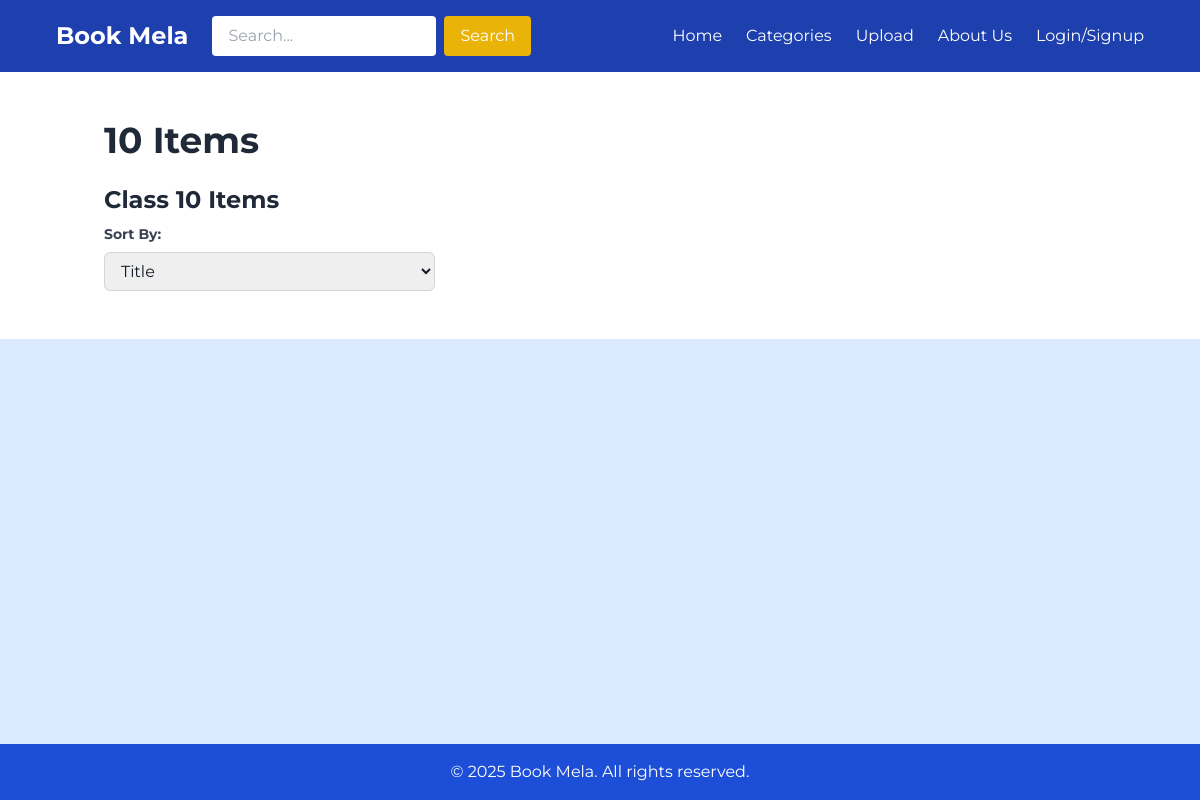
The app's page /categories/10, older data.
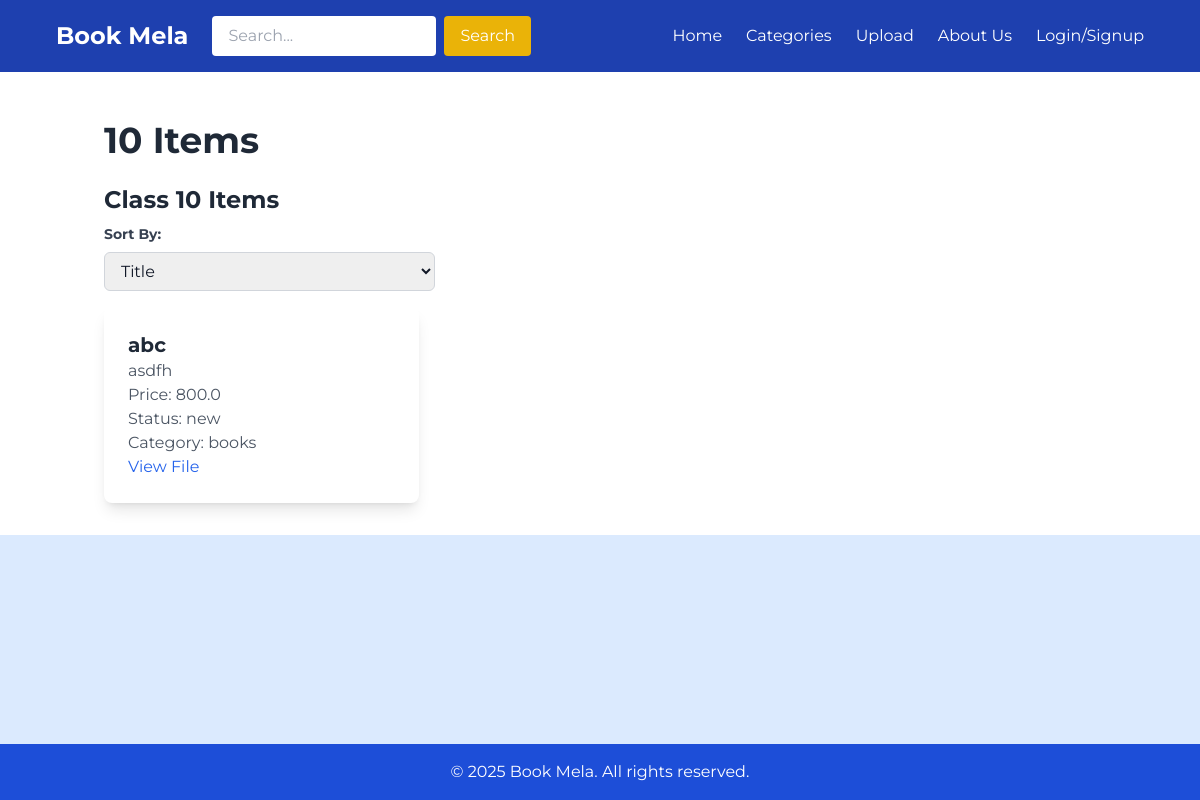
The same page, newer data.
### app.py (models this page shows)
class Item(db.Model):
    id = db.Column(db.Integer, primary_key=True)
    title = db.Column(db.String(200), nullable=False)
    author = db.Column(db.String(100))
    description = db.Column(db.Text, nullable=False)
    category = db.Column(db.String(50), nullable=False)
    status = db.Column(db.String(50), nullable=False)
    level = db.Column(db.String(50), nullable=False)
    faculty = db.Column(db.String(100))
    price = db.Column(db.Float, nullable=False)
    file_path = db.Column(db.String(200), nullable=False)

### app.py (the view)
@app.route('/categories/<class_name>')
def class_category(class_name):
    faculties = {
        '11': ['Science', 'Management', 'Humanities', 'Education', 'Law', 'Agriculture', 'Technical and Vocational Streams'],
        '12': ['Science', 'Management', 'Humanities', 'Education', 'Law', 'Agriculture', 'Technical and Vocational Streams'],
        'bachelor': [
            'Management and Commerce', 'Science and Technology', 'Engineering', 'Medical and Health Sciences',
            'Humanities and Social Sciences', 'Agriculture and Veterinary Sciences', 'Law', 'Fine Arts and Media'
        ]
    }
    if class_name in faculties:
        return render_template('faculties.html', class_name=class_name, faculties=faculties[class_name])
    else:
        items = Item.query.filter_by(level=class_name).all()
        return render_template('items.html', class_name=class_name, items=items)

### templates/items.html (shortened to what this page needs)
{% extends "layout.html" %}
{% block content %}
<section class="bg-white py-8">
    <div class="container mx-auto px-4">
        <h1 class="text-4xl font-bold text-gray-800 mb-6">{{ class_name|capitalize }} {{ faculty|capitalize }} Items</h1>
        <div class="mb-4">
            <h2 class="text-2xl font-bold text-gray-800 mb-2">
                {% if class_name == 'bachelor' %}
                    Bachelor's Items
                {% else %}
                    Class {{ class_name|capitalize }} Items
                {% endif %}
            </h2>
            <label for="sort" class="block text-gray-700 text-sm font-bold mb-2">Sort By:</label>
            <select id="sort" name="sort" class="w-full md:w-1/2 lg:w-1/3 px-3 py-2 border border-gray-300 rounded-md focus:outline-none focus:border-blue-500">
                <option value="title">Title</option>
            </select>
        </div>
        <div class="grid grid-cols-1 md:grid-cols-2 lg:grid-cols-3 gap-6">
            {% for item in items %}
                <div class="bg-white p-6 rounded-lg shadow-lg">
                    <h3 class="text-xl font-bold text-gray-800">{{ item.title }}</h3>
                    <p class="text-gray-600">{{ item.description }}</p>
                    <p class="text-gray-600">Price: {{ item.price }}</p>
                    <p class="text-gray-600">Status: {{ item.status }}</p>
                    <p class="text-gray-600">Category: {{ item.category }}</p>
                    <a href="{{ url_for('static', filename='uploads/' ~ item.file_path) }}" class="text-blue-600 hover:underline" target="_blank">View File</a>
                </div>
            {% endfor %}
        </div>
    </div>
</section>
{% endblock %}

### templates/layout.html (shortened to what this page needs)
<!DOCTYPE html>
<html lang="en">
<head>
    <script src="https://cdn.tailwindcss.com"></script>
</head>
<body class="text-gray-900 flex flex-col min-h-screen bg-white">
    <nav class="bg-blue-800 text-white py-4">
        <div class="max-w-6xl mx-auto px-4 sm:px-6 lg:px-8 flex justify-between items-center">
            <div class="flex items-center">
                <a href="{{ url_for('home') }}" class="text-2xl font-bold">Book Mela</a>
                <form action="{{ url_for('search') }}" method="GET" class="hidden md:flex items-center ml-6">
                    <input type="text" name="q" placeholder="Search..." class="px-4 py-2 rounded bg-white text-gray-900 focus:outline-none focus:ring-2 focus:ring-yellow-500">
                    <button type="submit" class="ml-2 px-4 py-2 bg-yellow-500 text-white rounded hover:bg-yellow-600 active:bg-yellow-700 disabled:bg-gray-400">Search</button>
                </form>
            </div>
            <ul class="hidden md:flex space-x-6">
                <li><a href="{{ url_for('home') }}" class="{% if request.path == url_for('home') %}text-yellow-500 bg-blue-800 rounded px-2 py-1{% else %}hover:text-yellow-500 hover:underline{% endif %}">Home</a></li>
                <li><a href="{{ url_for('categories') }}" class="{% if request.path == url_for('categories') %}text-yellow-500 bg-blue-800 rounded px-2 py-1{% else %}hover:text-yellow-500 hover:underline{% endif %}">Categories</a></li>
                <li><a href="{{ url_for('upload') }}" class="{% if request.path == url_for('upload') %}text-yellow-500 bg-blue-800 rounded px-2 py-1{% else %}hover:text-yellow-500 hover:underline{% endif %}">Upload</a></li>
                <li><a href="{{ url_for('about') }}" class="{% if request.path == url_for('about') %}text-yellow-500 bg-blue-800 rounded px-2 py-1{% else %}hover:text-yellow-500 hover:underline{% endif %}">About Us</a></li>
                {% if 'user_id' in session %}
                    <li><a href="{{ url_for('profile') }}" class="{% if request.path == url_for('profile') %}text-yellow-500 bg-blue-800 rounded px-2 py-1{% else %}hover:text-yellow-500 hover:underline{% endif %}">Profile</a></li>
                    <li><a href="{{ url_for('logout') }}" class="hover:text-yellow-500 hover:underline">Logout</a></li>
                {% else %}
                    <li><a href="{{ url_for('login') }}" class="{% if request.path == url_for('login') %}text-yellow-500 bg-blue-800 rounded px-2 py-1{% else %}hover:text-yellow-500 hover:underline{% endif %}">Login/Signup</a></li>
                {% endif %}
            </ul>
        </div>
    </nav>
    <main class="flex-grow bg-blue-100">
        {% block content %}{% endblock %}
    </main>
    <footer class="bg-blue-700 mt-auto">
        <div class="max-w-6xl mx-auto py-4 px-4 sm:px-6 lg:px-8">
            <div class="text-center text-white">
                &copy; 2025 Book Mela. All rights reserved.
            </div>
        </div>
    </footer>
</body>
</html>

### templates/layout.html (style rules this page uses)
body { font-family: 'Montserrat', sans-serif; }
html { scroll-behavior: smooth; }

Row changes from the older to the newer data that the page shows:
added Item: title "abc", description "asdfh", price "800.0", status "new", category "books"
